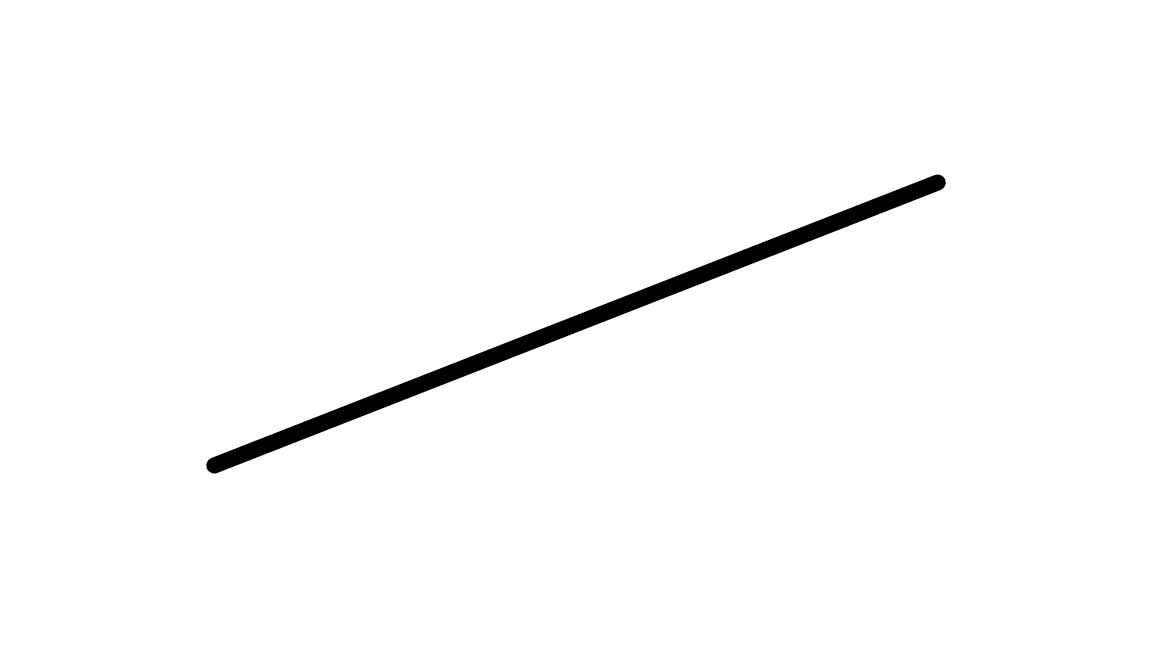
#> input picture src/ml/refs/game2/ref1.png, 1152 x 648 px
$ python -i line_analysis.py   (imports and definitions only)
#> lines starting #> are read from the running program, lines starting #| are printed output that depends on the picture; after the words box and inside, x2 and y2 are one past the last pixel; in counts of white or black regions, pixels touching at a corner belong together
# line_analysis.py (SIMPLE)
import cv2
import numpy as np


def _prep(path):
#> called with path = 'refs/game2/ref1.png'
    img = cv2.imread(path)
#> img is the input picture: shape (648, 1152, 3); min 0, max 255, mean 250.7
    if img is None:
        raise ValueError(f"Cannot read image: {path}")
    gray = cv2.cvtColor(img, cv2.COLOR_BGR2GRAY)
    gray = cv2.GaussianBlur(gray, (5, 5), 0)

    bw = cv2.adaptiveThreshold(
        gray, 255, cv2.ADAPTIVE_THRESH_GAUSSIAN_C,
        cv2.THRESH_BINARY_INV, 31, 5
    )
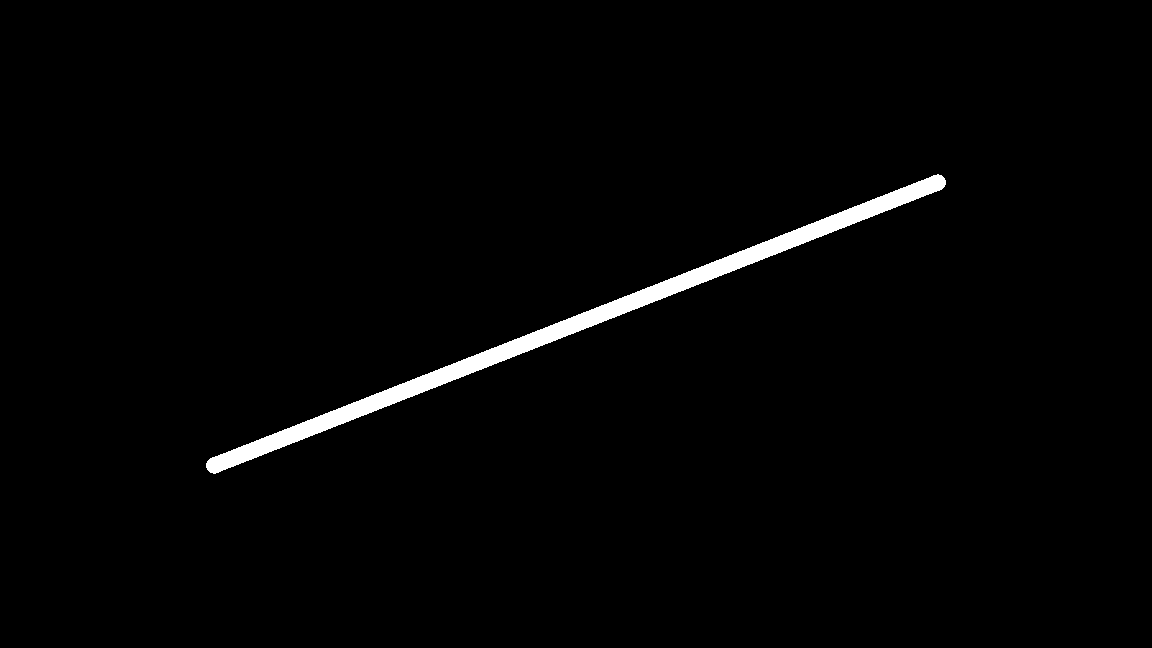
#> bw: shape (648, 1152); 1.7% white; 1 white region, box (x1, y1, x2, y2) and area: (206, 174, 946, 474) 12608
    bw = cv2.morphologyEx(bw, cv2.MORPH_CLOSE, np.ones((3, 3), np.uint8), iterations=2)
    return bw


# [32 lines left out: functions _largest_component, _fit_angle_and_straightness, not called in this run]


def _angle_diff(a, b):
    diff = abs(a - b) % 180.0
    return float(min(diff, 180.0 - diff))


# [20 lines left out: function analyze_line, not called in this run]

>>> result = _prep('refs/game2/ref1.png')

$ run again, on src/ml/refs/game2/ref2.png
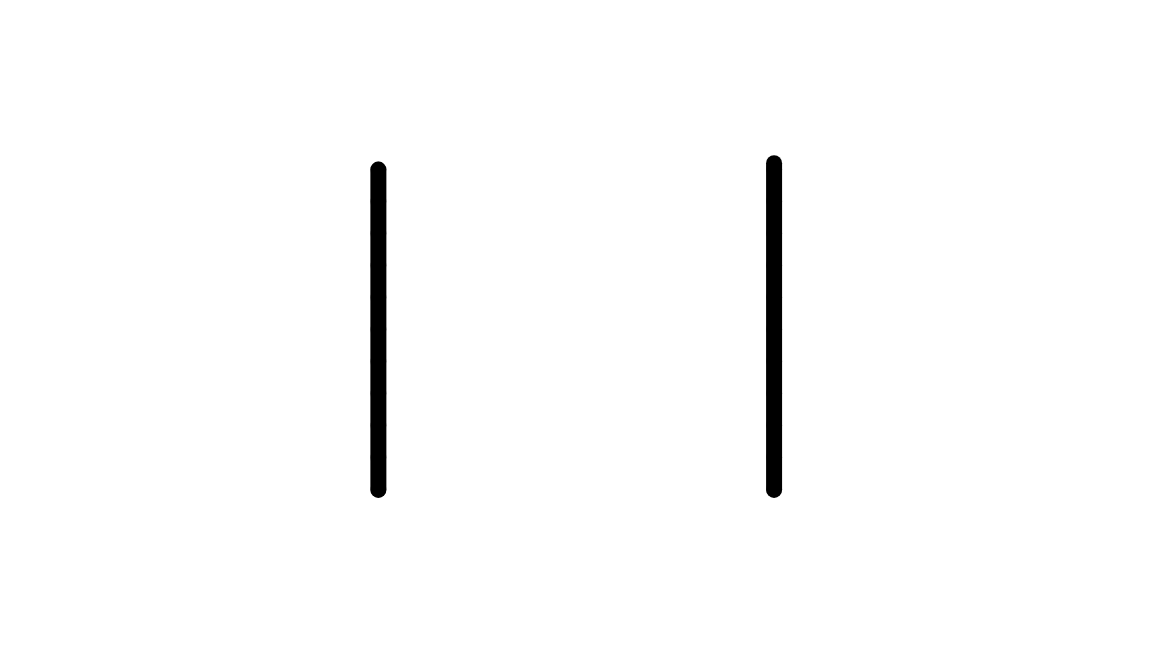
#> input picture src/ml/refs/game2/ref2.png, 1152 x 648 px
#> in _prep, img is the input picture: shape (648, 1152, 3); min 0, max 255, mean 251.3
#> in _prep, `bw = cv2.adaptiveThreshold( gray, 255, cv2.ADAPTIVE_THRESH_GAUSSIAN_C,..`:
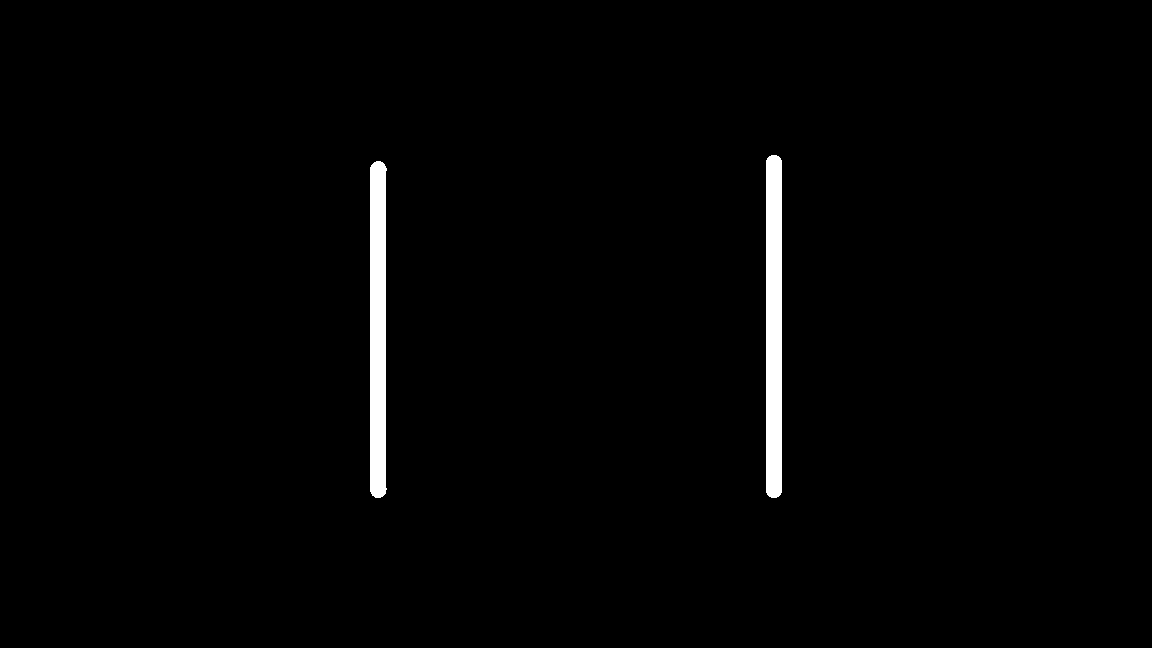
#> bw: shape (648, 1152); 1.4% white; 2 white regions, box (x1, y1, x2, y2) and area: (766, 155, 782, 498) 5440, (370, 161, 387, 498) 5342

$ run again, on src/ml/refs/game2/ref3.png
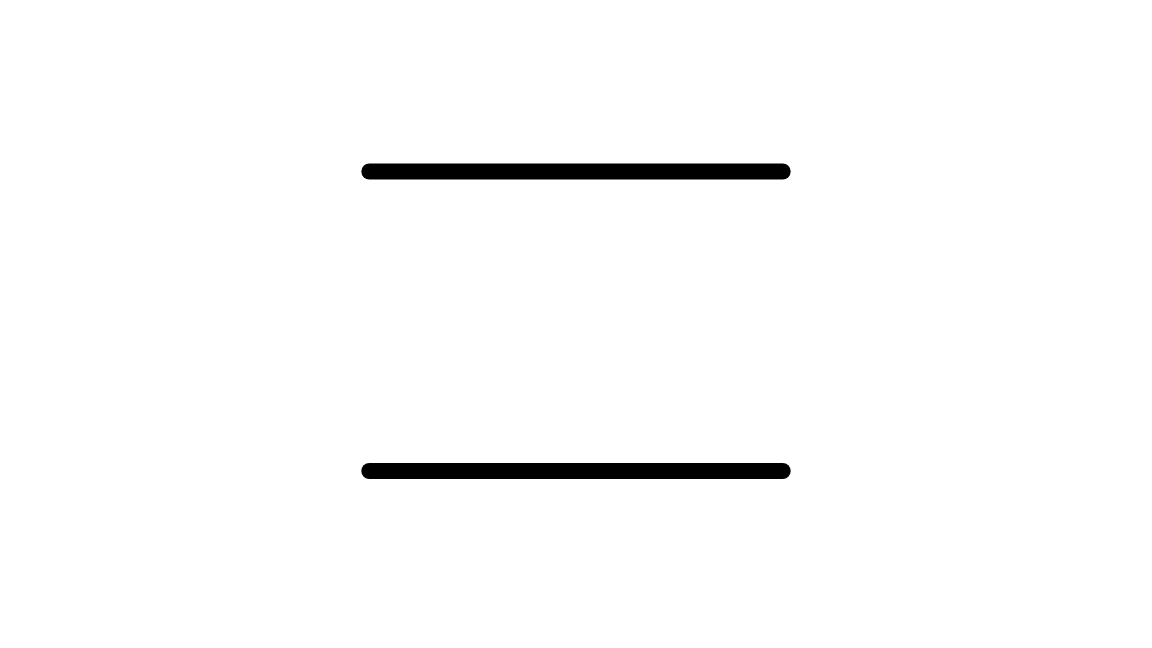
#> input picture src/ml/refs/game2/ref3.png, 1152 x 648 px
#> in _prep, img is the input picture: shape (648, 1152, 3); min 0, max 255, mean 250.3
#> in _prep, `bw = cv2.adaptiveThreshold( gray, 255, cv2.ADAPTIVE_THRESH_GAUSSIAN_C,..`:
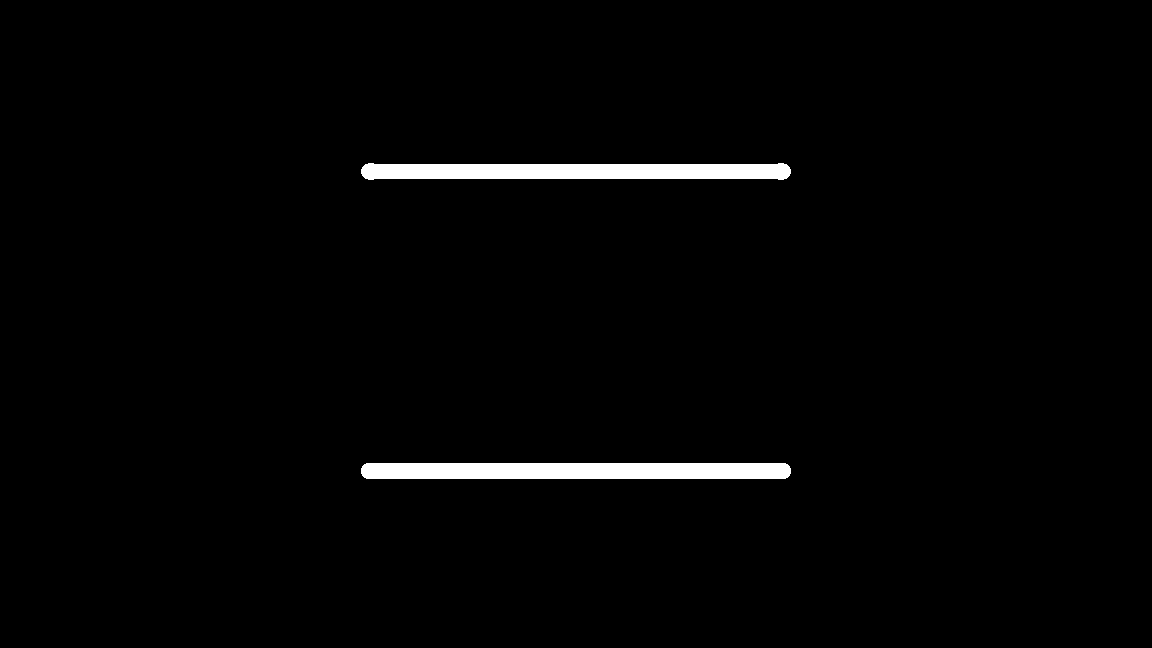
#> bw: shape (648, 1152); 1.8% white; 2 white regions, box (x1, y1, x2, y2) and area: (361, 463, 791, 479) 6832, (361, 163, 791, 180) 6430
